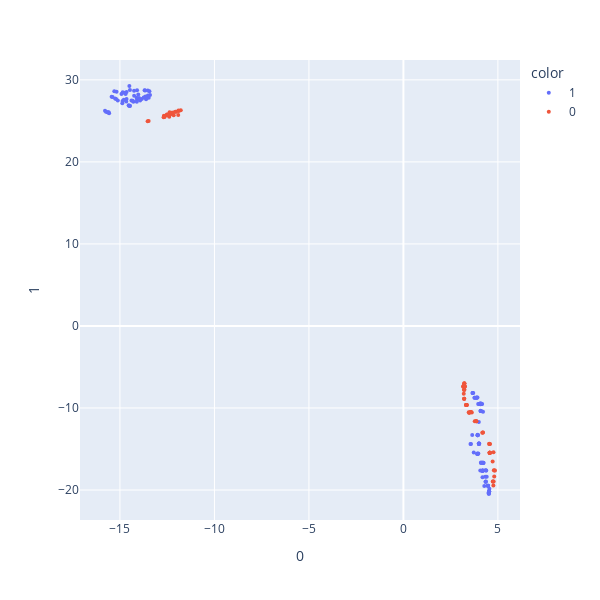

Write notebook code for a chart like this one.
### Markdown cell above
## T-SNE

### Code cell
df = pd.read_csv('data/genus_relative_abundance_otu_drop.csv')
df.patientID = df.patientID.astype('category').cat.codes
# metadata_list = ['sampleID', 'EverCovid', 'CovidStatus', 'CovidLabel', 'Timepoint', 'patientID','Age', 'HIVstatus']
metadata_list = ['sampleID', 'EverCovid', 'CovidLabel', 'Timepoint', 'patientID']

# all the data
df_otu = df.drop(columns=metadata_list)
X = df_otu.to_numpy()

# first reduce dimensionality before feeding to t-sne
pca = PCA(n_components=50)
X_pca = pca.fit_transform(X) 

# reduce dimensionality with t-sne
tsne = TSNE(n_components=2, verbose=1, perplexity=50, n_iter=1000, learning_rate=300)
projections = tsne.fit_transform(X_pca)

# visualize
# y = df['CovidStatus'].astype(str) # showed some groups
# y = df['Age']
y = df['HIVstatus'].astype(str) # showed some groups
# y = df['CovidLabel'].astype(str) # showed some groups
fig = px.scatter(projections, x=0, y=1, color=y, width=600, height=600)
fig.update_traces(marker_size=4)
fig.show()

### Figure 1 — Plotly figure (JSON) as saved in the notebook; plotly's stock layout.template omitted (floating-point values rounded to 4 significant figures; data arrays with more than 128 entries replaced by an {"elided": "..."} marker saying what was removed)
{"data": [{"hovertemplate": "color=1<br>0=%{x}<br>1=%{y}<extra></extra>", "legendgroup": "1", "marker": {"color": "#636efa", "size": 4, "symbol": "circle"}, "mode": "markers", "name": "1", "orientation": "v", "showlegend": true, "type": "scatter", "x": {"elided": "136 float values"}, "xaxis": "x", "y": {"elided": "136 float values"}, "yaxis": "y"}, {"hovertemplate": "color=0<br>0=%{x}<br>1=%{y}<extra></extra>", "legendgroup": "0", "marker": {"color": "#EF553B", "size": 4, "symbol": "circle"}, "mode": "markers", "name": "0", "orientation": "v", "showlegend": true, "type": "scatter", "x": [3.253, 3.85, 3.568, -12.64, -12.52, 3.231, -12.39, -11.78, 3.227, 3.219, -12.51, 4.813, -11.89, -12.28, 3.336, -11.92, 4.2, 4.557, 3.204, -12.32, 4.787, -12.67, 4.775, 3.323, -12.67, -12.03, 4.211, 4.585, -12.37, -12.44, 4.728, 3.355, -12.67, 4.174, 4.578, -12.63, 4.544, -12.16, 4.761, -12.69, 4.805, 4.722, 3.775, 3.484, 3.218, 3.159, 3.167, -13.48, 4.767, 3.456, -12.29, 3.619, 3.194, 3.855, 3.576, 3.856, 4.573, 4.562, 3.333, 4.562, -12.19, 3.226, 3.255, 4.581, -12.07, 3.207, 4.745, 4.54, 3.213, 3.315, 3.218, -11.9, 4.847, 3.351, 4.568, 3.217, 3.322, -13.54, 3.537], "xaxis": "x", "y": [-7.392, -11.61, -10.5, 25.48, 25.78, -7.016, 25.51, 26.3, -7.777, -8.868, 25.74, -17.62, 26.21, 25.97, -9.64, 25.71, -13.0, -15.46, -7.785, 25.81, -17.61, 25.49, -18.97, -9.626, 25.63, 26.12, -12.99, -14.38, 26.06, 25.65, -18.96, -9.65, 25.57, -13.02, -15.46, 25.57, -14.37, 25.67, -19.45, 25.46, -18.37, -16.54, -11.63, -10.63, -7.0, -7.371, -7.371, 24.98, -15.39, -10.52, 25.95, -10.56, -8.263, -11.62, -10.5, -11.62, -15.47, -15.45, -9.638, -15.45, 26.02, -7.015, -7.392, -15.47, 26.12, -7.148, -18.96, -14.39, -8.87, -9.637, -7.781, 26.25, -17.63, -9.645, -15.46, -8.871, -9.643, 24.95, -10.5], "yaxis": "y"}], "layout": {"height": 600, "legend": {"title": {"text": "color"}, "tracegroupgap": 0}, "margin": {"t": 60}, "width": 600, "xaxis": {"anchor": "y", "autorange": true, "domain": [0, 1], "range": [-17.11, 6.17], "title": {"text": "0"}, "type": "linear"}, "yaxis": {"anchor": "x", "autorange": true, "domain": [0, 1], "range": [-23.66, 32.42], "title": {"text": "1"}, "type": "linear"}}}
